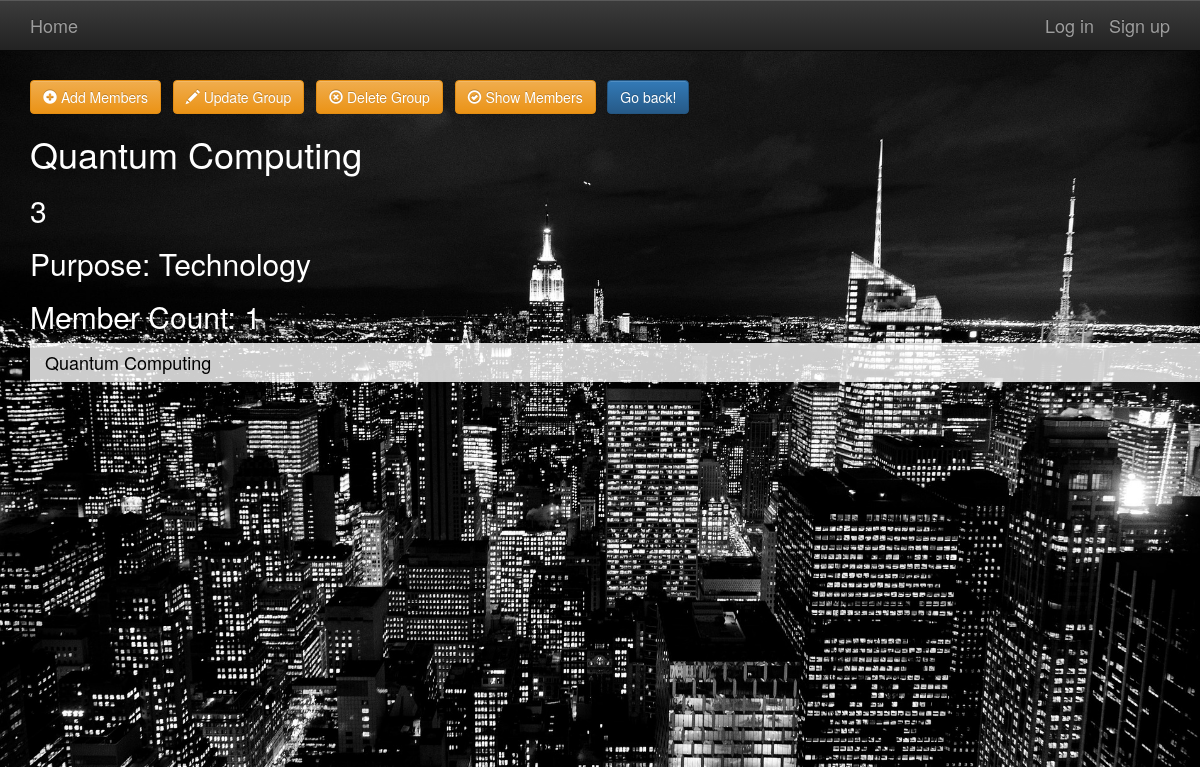
The page /groups/posts/in/3/ on the database as committed earlier.
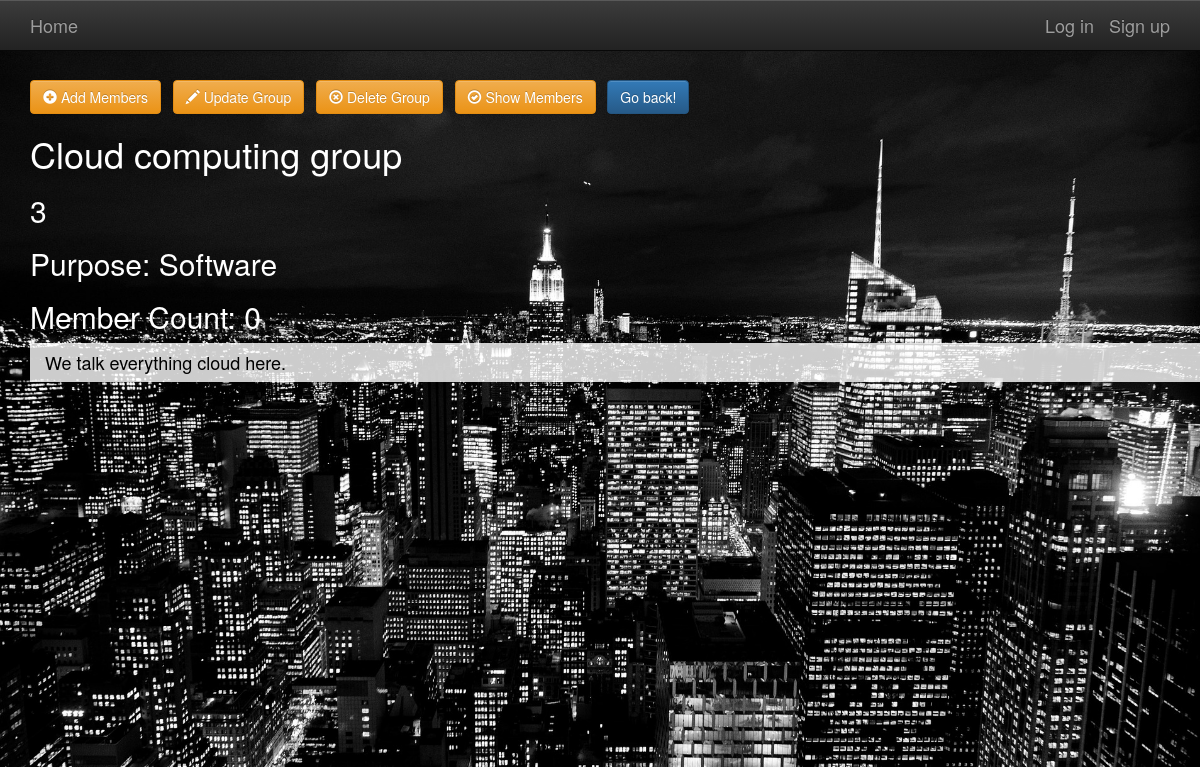
The same page on the database as committed later.
### groups/models.py (models this page shows, shortened)
class Group(models.Model):
    name = models.CharField(max_length=255)
    slug = models.SlugField(allow_unicode=True)
    description = models.TextField(blank=True, default='')
    description_html = models.TextField(editable=False, default='', blank=True)
    purpose = models.CharField(max_length=255, null=True, default='', blank=True)
    class Meta:
        ordering = ["pk"]
        unique_together = ("name", "purpose")

### groups/views.py (the view)
# urls.py: url(r"^posts/in/(?P<pk>\d+)/$",views.SingleGroup.as_view(),name="single"),
class SingleGroup(generic.DetailView):
    context_object_name = 'group_details'
    model = models.Group
    template_name = 'groups/group_detail.html'

### groups/templates/groups/group_detail.html (shortened to what this page needs)
{% extends "groups/group_base.html" %}
{% block pregroup %}
<div class="content">
  <a href="{% url 'members:create' pk=group_details.pk %}" class="btn btn-md btn-fill btn-warning"><span class="glyphicon glyphicon-plus-sign"></span> Add Members</a>
  <a href="{% url 'groups:update' pk=group_details.pk %}" class="btn btn-md btn-fill btn-warning"><span class="glyphicon glyphicon-pencil"></span> Update Group</a>
  <a href="{% url 'groups:delete' pk=group_details.pk %}" class="btn btn-md btn-fill btn-warning"><span class="glyphicon glyphicon-remove-circle"></span> Delete Group</a>
  <a href="{% url 'groups:show_members' pk=group_details.pk %}" class="btn btn-md btn-fill btn-warning"><span class="glyphicon glyphicon-ok-circle"></span> Show Members</a>
  <input type="button" class="btn btn-primary btn-large" value="Go back!" onclick="history.back()">
</div>
<h1>{{group_details.name}}</h1>
<h2>{{group_details.pk}}</h2>
<h2>Purpose: {{group_details.purpose}}</h2>
<h2>Member Count: {{group_details.member_set.count}}</h2>
<div style="background-color: rgba(255, 255, 255, 0.8);" data-spy="scroll" data-target=".navbar">
  <div class="list-group-item-text container-fluid">
    <h4 style="color:black;">{{ group_details.description_html|safe }}</h4>
  </div>
</div>
{% endblock %}
<!--{% block group_content %}
<div class="col-md-8">
</div>
{% endblock %}-->

Rows that differ between the two databases and show on the page:
changed Group id 3: name "Quantum Computing" → "Cloud computing group"; purpose "Technology" → "Software"; member_set.count "1" → "0"; description_html "Quantum Computing" → "We talk everything cloud here."
